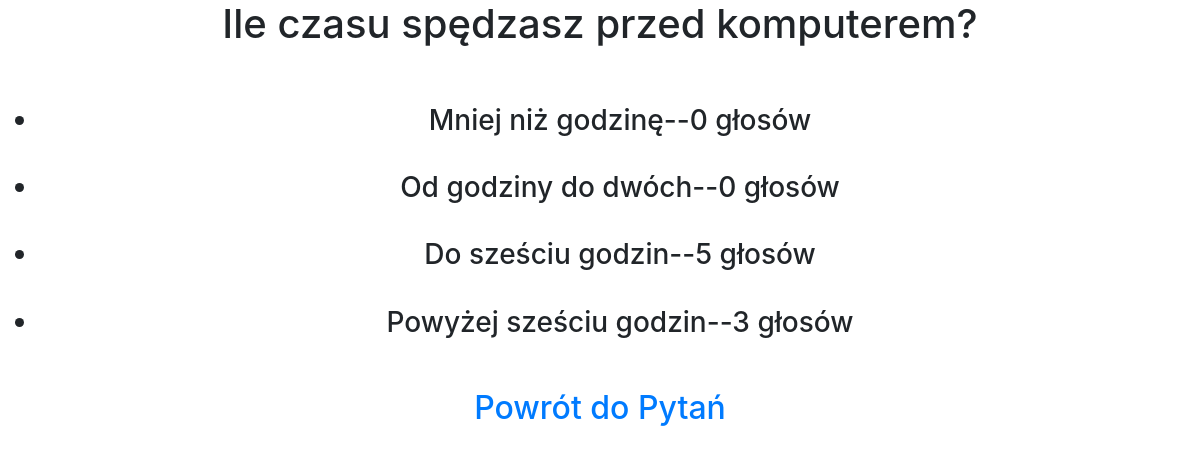
Screenshot of /ankieta/2/wyniki with the database file from the repository.
### questionnaire/models.py (models this page shows, shortened)
class Question(models.Model):
    question_text=models.CharField(max_length=200)
    question_date=models.DateField(auto_now=True)
    object=models.Manager()
    class Meta:
        verbose_name='Pytanie'
        verbose_name_plural='Pytania'

class Answer(models.Model):
    question = models.ForeignKey(Question,on_delete=models.CASCADE)
    answer_text=models.CharField(max_length=200)
    glosy=models.IntegerField(default=0)
    object=models.Manager()
    class Meta:
        verbose_name='Odpowiedz'
        verbose_name_plural='Odpowiedzi'

### questionnaire/views.py (the view)
# urls.py: path('<int:question_id>/wyniki',views.result,name='result'),
def result(request,question_id):
    question=get_object_or_404(Question,pk=question_id)
    return render(request,'questionnaire/result.html',{'question':question})

### questionnaire/templates/questionnaire/result.html (shortened to what this page needs)
{% extends 'questionnaire/base.html' %}
{% block content %}
<center>
<h1>{{question.question_text}}</h1>
<ul>
    <br><br>
    <h3>
    {% for ans in question.answer_set.all %}
        <li>{{ans.answer_text}}--{{ ans.glosy }} głosów</li>
        <br>
    {%endfor%}
    </ul>
<h2>
<a href="{% url 'index' %}">Powrót do Pytań</a>   </h2>
</center>
{% endblock %}

### rows the page displays
Question: question_text "Ile czasu spędzasz przed komputerem?"
Answer: answer_text "Mniej niż godzinę", glosy "0"
Answer: answer_text "Od godziny do dwóch", glosy "0"
Answer: answer_text "Do sześciu godzin", glosy "5"
Answer: answer_text "Powyżej sześciu godzin", glosy "3"
